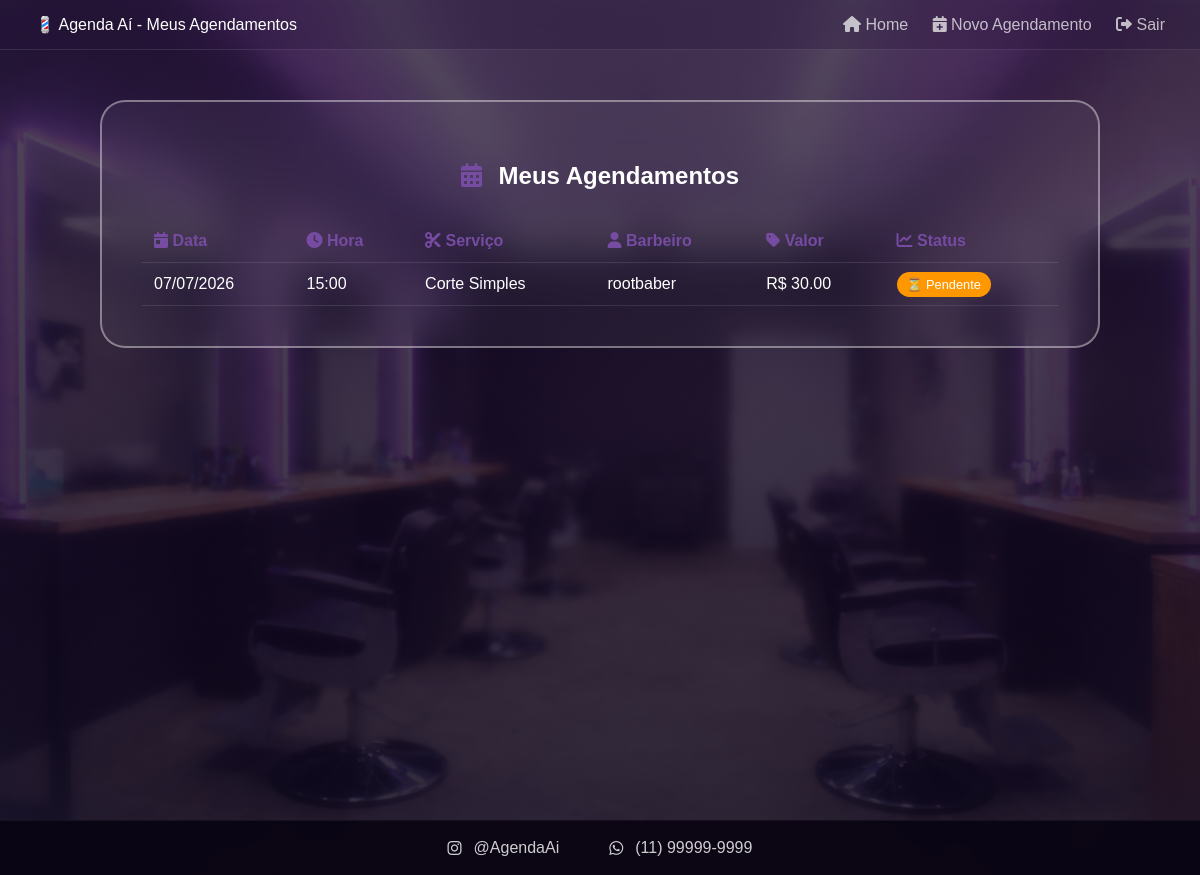
The app's page /meus-agendamentos/ (signed in) with its own data.
### agenda/models.py (models this page shows, shortened)
class Agendamento(models.Model):
    STATUS_CHOICES = [
        ('pendente', 'Pendente'),    # Aguardando confirmação
        ('confirmado', 'Confirmado'),  # Confirmado pelo barbeiro
        ('cancelado', 'Cancelado'),   # Cancelado pelo cliente
    ]
    usuario = models.ForeignKey(Usuario, on_delete=models.CASCADE)  # Qual cliente agendou
    barbeiro = models.ForeignKey(Barbeiro, on_delete=models.CASCADE, null=True, blank=True)  # Qual barbeiro vai atender
    servico = models.ForeignKey(Servico, on_delete=models.CASCADE, null=True, blank=True)  # Qual serviço foi escolhido
    data = models.DateField()  # Dia do agendamento
    hora = models.TimeField()  # Horário do agendamento
    status = models.CharField(max_length=20, choices=STATUS_CHOICES, default='pendente')  # Situação atual
    observacao = models.TextField(blank=True, null=True)  # Recado do cliente (opcional)
    class Meta:
        unique_together = ['barbeiro', 'data', 'hora']

class Servico(models.Model):
    nome = models.CharField(max_length=100)  # Nome do serviço (ex: "Corte Simples")
    descricao = models.TextField(blank=True, null=True)  # Descrição detalhada (opcional)
    duracao_minutos = models.IntegerField()  # Quanto tempo dura (ex: 30 minutos)
    valor = models.DecimalField(max_digits=10, decimal_places=2)  # Preço (ex: 35.00)

class Barbeiro(models.Model):
    nome = models.CharField(max_length=150)
    telefone = models.CharField(max_length=11, unique=True)
    senha = models.CharField(max_length=255)
    especialidade = models.CharField(max_length=100, blank=True, null=True)

### agenda/views.py (the view)
# urls.py: path('meus-agendamentos/', views.meus_agendamentos, name='meus_agendamentos'),
def meus_agendamentos(request):
    if 'usuario_id' not in request.session:
        return redirect('login')
    agendamentos = Agendamento.objects.filter(
        usuario_id=request.session['usuario_id']
    ).select_related('barbeiro', 'servico').order_by('-data', '-hora')
    return render(request, 'agenda/meus_agendamentos.html', {'agendamentos': agendamentos})

### agenda/templates/agenda/meus_agendamentos.html (shortened to what this page needs)
{% load static %}
<!DOCTYPE html>
<html lang="pt-br">
<head>
    <link rel="stylesheet" href="https://cdnjs.cloudflare.com/ajax/libs/font-awesome/6.0.0/css/all.min.css">
</head>
<body>
    <div class="top-bar">
        <span>💈 Agenda Aí - Meus Agendamentos</span>
        <div>
            <a href="{% url 'home_cliente' %}"><i class="fas fa-home"></i> Home</a>
            <a href="{% url 'agendamento' %}"><i class="fas fa-calendar-plus"></i> Novo Agendamento</a>
            <a href="{% url 'logout_cliente' %}"><i class="fas fa-sign-out-alt"></i> Sair</a>
        </div>
    </div>
    <div class="container">
        <div class="card">
            <h2><i class="fas fa-calendar-alt"></i> Meus Agendamentos</h2>
            {% if agendamentos %}
            <div style="overflow-x: auto;">
                <table>
                    <thead>
                        <tr>
                            <th><i class="fas fa-calendar-day"></i> Data</th>
                            <th><i class="fas fa-clock"></i> Hora</th>
                            <th><i class="fas fa-cut"></i> Serviço</th>
                            <th><i class="fas fa-user"></i> Barbeiro</th>
                            <th><i class="fas fa-tag"></i> Valor</th>
                            <th><i class="fas fa-chart-line"></i> Status</th>
                        </tr>
                    </thead>
                    <tbody>
                        {% for a in agendamentos %}
                        <tr>
                            <td>{{ a.data|date:"d/m/Y" }}</td>
                            <td>{{ a.hora|time:"H:i" }}</td>
                            <td>{{ a.servico.nome }}</td>
                            <td>{{ a.barbeiro.nome }}</td>
                            <td>R$ {{ a.servico.valor }}</td>
                            <td>
                                {% if a.status == 'pendente' %}
                                    <span class="badge pendente">⏳ Pendente</span>
                                {% elif a.status == 'confirmado' %}
                                    <span class="badge confirmado">✅ Confirmado</span>
                                {% elif a.status == 'cancelado' %}
                                    <span class="badge cancelado">❌ Cancelado</span>
                                {% else %}
                                    <span class="badge">{{ a.status }}</span>
                                {% endif %}
                            </td>
                        </tr>
                        {% endfor %}
                    </tbody>
                </table>
            </div>
            {% endif %}
        </div>
    </div>
    <div class="footer-social">
        <a href="#" class="social-item"><i class="fab fa-instagram"></i> @AgendaAi</a>
        <a href="#" class="social-item"><i class="fab fa-whatsapp"></i> (11) 99999-9999</a>
    </div>
</body>
</html>

### records on screen
Agendamento: data "07/07/2026", hora "15:00", servico.nome "Corte Simples", barbeiro.nome "rootbaber", servico.valor "30.00", status "⏳ Pendente"
